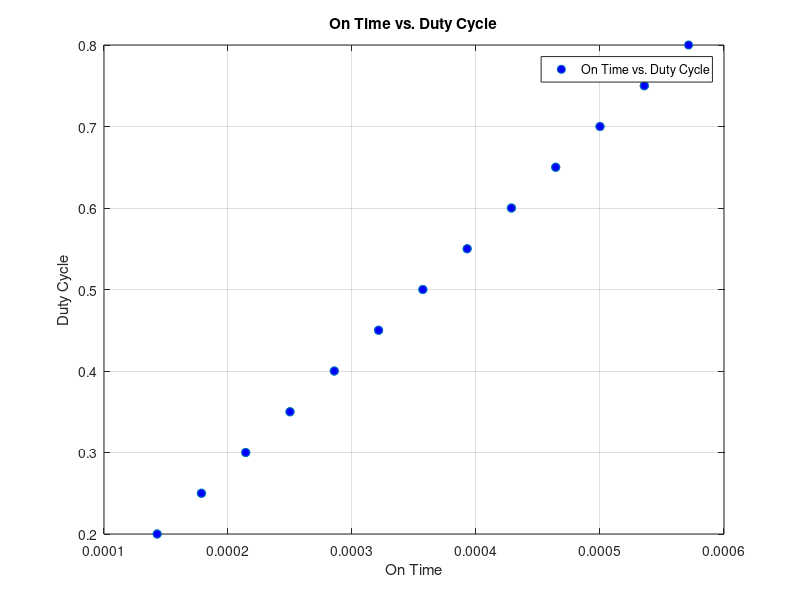

The MATLAB script that drew this image:
pulse_freq = 1400.0;
dutycycle = [0.2:0.05:0.8,0.75:-0.05:0.2];
on_time = (1.0 / pulse_freq) * dutycycle;

figure
plot(on_time,dutycycle,'o','MarkerFaceColor','b')
xlabel('On Time')
ylabel('Duty Cycle')
title('On Time vs. Duty Cycle')
grid on
legend('On Time vs. Duty Cycle')
